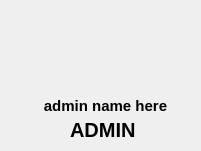
  <widget class="QGroupBox" name="groupBox">
   <property name="geometry">
    <rect>
     <x>20</x>
     <y>10</y>
     <width>201</width>
     <height>151</height>
    </rect>
   </property>
   <property name="styleSheet">
    <string notr="true">border: none;</string>
   </property>
   <property name="title">
    <string/>
   </property>
   <widget class="QLabel" name="label">
    <property name="geometry">
     <rect>
      <x>60</x>
      <y>10</y>
      <width>91</width>
      <height>81</height>
     </rect>
    </property>
    <property name="text">
     <string/>
    </property>
    <property name="pixmap">
     <pixmap resource="icons/icons.qrc">:/icons/admin.png</pixmap>
    </property>
    <property name="scaledContents">
     <bool>true</bool>
    </property>
   </widget>
   <widget class="QLabel" name="admin_name_lbl">
    <property name="geometry">
     <rect>
      <x>30</x>
      <y>90</y>
      <width>151</width>
      <height>31</height>
     </rect>
    </property>
    <property name="styleSheet">
     <string notr="true">font-size: 15px;
font: bold;</string>
    </property>
    <property name="text">
     <string>admin name here</string>
    </property>
    <property name="alignment">
     <set>Qt::AlignCenter</set>
    </property>
   </widget>
   <widget class="QLabel" name="label_3">
    <property name="geometry">
     <rect>
      <x>70</x>
      <y>120</y>
      <width>71</width>
      <height>20</height>
     </rect>
    </property>
    <property name="styleSheet">
     <string notr="true">font-size : 20px;
font:bold;</string>
    </property>
    <property name="text">
     <string>ADMIN</string>
    </property>
   </widget>
  </widget>
